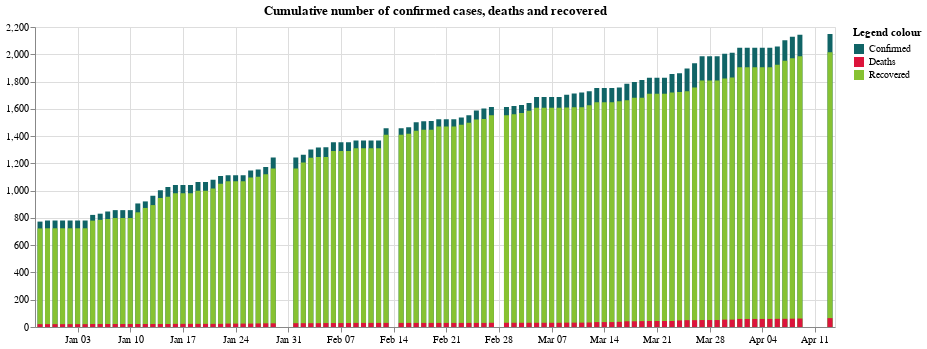

Notebook code cell kept with this figure:
### Code cell
city['total_cases'] = city['totalCases']
city['total_deaths'] = city['totalDeaths']
city['total_recovered'] = city['totalRecovered']

tempTotalCases = city[['date','total_cases']]
tempTotalCases["title"] = "Confirmed"

tempTotalDeaths = city[['date','total_deaths']]
tempTotalDeaths["title"] = "Deaths"

tempTotalRecovered = city[['date','total_recovered']]
tempTotalRecovered["title"] = "Recovered"

temp = tempTotalCases.append(tempTotalDeaths)
temp = temp.append(tempTotalRecovered)

totalCases = alt.Chart(temp).mark_bar().encode(alt.X('date:T', title = None), alt.Y('total_cases:Q', title = None)) # color='#106466' 
totalDeaths = alt.Chart(temp).mark_bar().encode(alt.X('date:T', title = None), alt.Y('total_deaths:Q', title = None)) # color = '#DC143C'
totalRecovered = alt.Chart(temp).mark_bar().encode(alt.X('date:T', title = None), alt.Y('total_recovered:Q', title = None)) # color = '#87C232'

(totalCases + totalRecovered + totalDeaths).encode(color=alt.Color('title', scale = alt.Scale(range = ['#106466','#DC143C','#87C232']), legend = alt.Legend(title="Legend colour"))).properties(title = "Cumulative number of confirmed cases, deaths and recovered", width = 800)

### Figure 1 — Vega-Lite specification as saved in the notebook (floating-point values rounded to 4 significant figures; data arrays with more than 128 entries replaced by an {"elided": "..."} marker saying what was removed)
{"config": {"view": {"continuousWidth": 400, "continuousHeight": 300}}, "layer": [{"mark": "bar", "encoding": {"x": {"type": "temporal", "field": "date", "title": null}, "y": {"type": "quantitative", "field": "total_cases", "title": null}}}, {"mark": "bar", "encoding": {"x": {"type": "temporal", "field": "date", "title": null}, "y": {"type": "quantitative", "field": "total_recovered", "title": null}}}, {"mark": "bar", "encoding": {"x": {"type": "temporal", "field": "date", "title": null}, "y": {"type": "quantitative", "field": "total_deaths", "title": null}}}], "data": {"name": "data-18ea6307910ebdbebddb3861eb2115eb"}, "encoding": {"color": {"type": "nominal", "field": "title", "legend": {"title": "Legend colour"}, "scale": {"range": ["#106466", "#DC143C", "#87C232"]}}}, "title": "Cumulative number of confirmed cases, deaths and recovered", "width": 800, "$schema": "https://vega.github.io/schema/vega-lite/v4.8.1.json", "datasets": {"data-18ea6307910ebdbebddb3861eb2115eb": {"elided": "297 records"}}}
